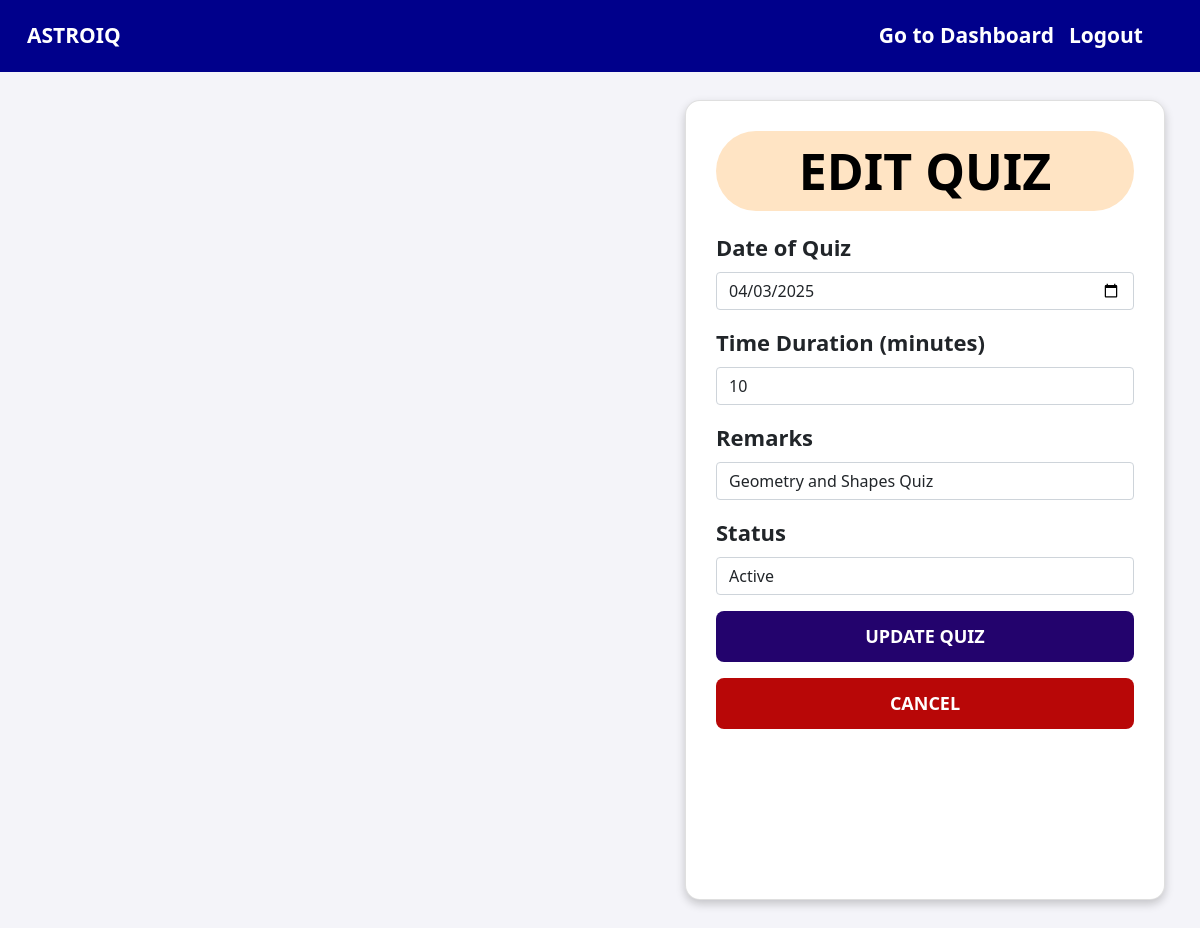
Page /edit_quiz/1 (signed in) on the committed database.
### application/models.py (models this page shows)
class Quiz(db.Model):
    id = db.Column(db.Integer, primary_key=True)
    chapter_id = db.Column(db.Integer, db.ForeignKey('chapter.id'), nullable=False)
    date_of_quiz = db.Column(db.String(), nullable=False)
    time_duration = db.Column(db.Integer, nullable=False)  # In minutes
    remarks = db.Column(db.String(250), nullable=True)
    status = db.Column(db.String(), default="active")  # active/completed
    questions = db.relationship("Question", backref="quiz")  # One quiz can have multiple questions
    scores = db.relationship("Score", backref="quiz")  # One quiz can have multiple user scores
    user_answers = db.relationship("UserAnswers", backref="quiz")  # ✅ Link answers to the quiz

### application/admin.py (the view, shortened to what this page needs)
@app.route('/edit_quiz/<int:quiz_id>', methods=['GET', 'POST'])
def edit_quiz(quiz_id):
    quiz = Quiz.query.get_or_404(quiz_id)
    return render_template('admin/edit_quiz.html', quiz=quiz)

### templates/admin/edit_quiz.html (shortened to what this page needs)
<!DOCTYPE html>
<html lang="en">
<head>
    <link href="https://cdn.jsdelivr.net/npm/bootstrap@5.0.2/dist/css/bootstrap.min.css" rel="stylesheet">
</head>
<body>
    <nav class="navbar navbar-expand-lg navbar-dark fixed-top">
        <div class="container-fluid">
            <a class="navbar-brand" href="/">AstroIQ</a>
            <div class="collapse navbar-collapse" id="navbarNav">
                <ul class="navbar-nav ms-auto">
                    <li class="nav-item">
                        <a href="/admin">Go to Dashboard</a>
                    </li>
                    <li class="nav-item">
                        <a href="/logout">Logout</a>
                    </li>
                </ul>
            </div>
        </div>
    </nav>
    <div class="card">
        <h2>Edit Quiz</h2>
        <form method="post">
            <div class="mb-3">
                <label class="form-label">Date of Quiz</label>
                <input type="date" name="date_of_quiz" value="{{ quiz.date_of_quiz }}" class="form-control" required>
            </div>
            <div class="mb-3">
                <label class="form-label">Time Duration (minutes)</label>
                <input type="number" name="time_duration" value="{{ quiz.time_duration }}" class="form-control" required>
            </div>
            <div class="mb-3">
                <label class="form-label">Remarks</label>
                <input type="text" name="remarks" value="{{ quiz.remarks }}" class="form-control">
            </div>
            <div class="mb-3">
                <label class="form-label">Status</label>
                <select name="status" class="form-control">
                    <option value="active" {% if quiz.status == 'active' %}selected{% endif %}>Active</option>
                </select>
            </div>
            <button type="submit" class="btn btn-primary mb-3">Update Quiz</button>
            <a href="/manage_quizzes/{{ quiz.chapter_id }}" class="btn btn-secondary">Cancel</a>
        </form>
    </div>
</body>
</html>

### templates/admin/edit_quiz.html (style rules this page uses)
body { background-color: #f4f4f9; display: flex; justify-content: center; align-items: center; min-height: 100vh; background-image: url(/static/images/admin/edit_quiz.jpg); background-repeat: no-repeat; background-size: 1000px; background-attachment: fixed; }
.card { width: 40%; padding: 30px; border-radius: 15px; background: white; box-shadow: 0px 4px 10px rgba(0, 0, 0, 0.2); height:800px; margin-left: 650px; margin-top: 100px; margin-bottom: 200px; }
.navbar { background-color: darkblue; padding: 15px; }
.navbar-brand { font-size: 25px; font-weight: bold; color: white; text-transform: uppercase; }
.navbar-nav { color: white; font-size: 20px; margin-right: 15px; transition: 0.3s; font-weight: bold; }
.navbar a { color: white; margin-right: 15px; text-decoration: none; font-size: 21px; }
h2 { color: black; font-size: 30px; font-weight: bold; text-transform: uppercase; text-align: center; margin-bottom: 20px; background-color: bisque; font-size: 50px; padding: 10px; border-radius: 60px; }
.btn-primary, .btn-secondary { width: 100%; padding: 12px; font-size: 18px; text-transform: uppercase; font-weight: bold; border-radius: 8px; transition: all 0.3s ease-in-out; }
.btn-primary { background-color: #23036d; border: none; }
.btn-secondary { background-color: rgb(184, 7, 7); border: none; }
.form-label { font-size: 22px; font-weight: bold; }

### rows in the picture
Quiz: date_of_quiz "04/03/2025", time_duration "10", remarks "Geometry and Shapes Quiz", status "Active"
